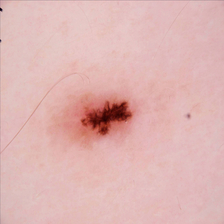
#> input picture test/benign/1.jpg, 224 x 224 px, found by its file name; its folder holds only this picture in this run
$ jupyter execute --allow-errors 'benign_malignant(with_LBP_feature).ipynb'   (shell and % lines are left out)
#> lines starting #> are read from the running program, lines starting #| are printed output that depends on the picture
<a href="https://colab.research.google.com/github/PrajaktaPatil1/benign_malignant/blob/master/benign_malignant(with_LBP_feature).ipynb" target="_parent"></a>

Importing Libraries

[cell 1]
import os
import numpy as np
from skimage.feature import local_binary_pattern
from skimage.color import rgb2gray
from sklearn.model_selection import train_test_split
from sklearn.svm import SVC
from sklearn.ensemble import RandomForestClassifier
from sklearn.metrics import accuracy_score

[cell 2]
from google.colab import files
uploaded = files.upload()
#> the answer given: 1.jpg

Extracte the folder and Saved

[cell 3]
import os
import zipfile

# Path to the zip file
zip_file_path = '/content/archive (update1).zip'

# Directory where you want to extract the files
extracted_dir = '/content/extracted_data1'

# Ensure the directory exists
os.makedirs(extracted_dir, exist_ok=True)

# Extract the contents of the zip file
#> (the rest of this cell did not finish here and is left out)

[cell 4]
import os

def count_images(folder_path):
#> called with folder_path = '/content/extracted_data1/archive (4)'
    total_images = 0
    for root, dirs, files in os.walk(folder_path):
        for file in files:
            if file.lower().endswith(('.png', '.jpg', '.jpeg', '.gif', '.bmp')):
                total_images += 1
    return total_images

# Example usage
folder_path = "/content/extracted_data1/archive (4)"
total_images = count_images(folder_path)
print("Total images:", total_images)

[cell 5]
import os

def count_images(folder_path):
    total_images = 0
    for root, dirs, files in os.walk(folder_path):
        for file in files:
            if file.lower().endswith(('.png', '.jpg', '.jpeg', '.gif', '.bmp')):
                total_images += 1
    return total_images

# Example usage
folder_path = "/content/extracted_data1/archive (4)/train/benign"
total_images = count_images(folder_path)
print("Total images:", total_images)

# Step 1: Data Preprocessing

[cell 6]
import cv2

[cell 7]
def extract_lbp_features(image):
    gray = rgb2gray(image)
    radius = 3
    n_points = 8 * radius
    lbp = local_binary_pattern(gray, n_points, radius, method='uniform')
    hist, _ = np.histogram(lbp.ravel(), bins=np.arange(0, n_points + 3), range=(0, n_points + 2))
    hist = hist.astype("float")
    hist /= (hist.sum() + 1e-7) # Normalize
    return hist

def load_data(folder_path):
    X = []
    y = []
    for label, class_name in enumerate(['benign', 'malignant']):
        class_folder = os.path.join(folder_path, class_name)
        for filename in os.listdir(class_folder):
            img_path = os.path.join(class_folder, filename)
            image = cv2.imread(img_path)
#> image is the input picture: shape (224, 224, 3); mean B, G, R 179.3, 181.2, 222.8
            features = extract_lbp_features(image)
#> in extract_lbp_features, `gray = rgb2gray(image)`:
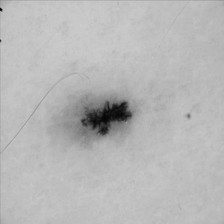
#> gray: shape (224, 224) float64; min 0.00641, max 0.809, mean 0.721
#> in extract_lbp_features, `lbp = local_binary_pattern(gray, n_points, radius, method='uniform')`:
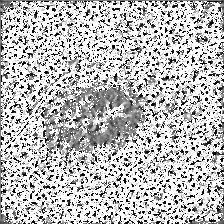
#> lbp: shape (224, 224) float64; min 0, max 25, mean 18.4; drawn with min black and max white
#> in extract_lbp_features, `hist, _ = np.histogram(lbp.ravel(), bins=np.arange(0, n_points + 3), r..`: hist = 26 values, max 25048 at index 25, min 518 at index 18, mean 1929.8
#> in extract_lbp_features, `hist /= (hist.sum() + 1e-7)`: hist = 26 values, max 0.499 at index 25, min 0.0103 at index 18, mean 0.0385
#> features has the same summary as hist in extract_lbp_features
            X.append(features)
            y.append(label)
    return np.array(X), np.array(y)
